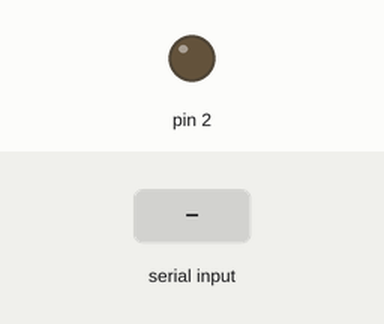
A sketch run on a simulated Arduino Uno, built with avr-gcc and run on an emulated ATmega328P. On the bench: output pins drawn as LEDs (lit = HIGH). The inputs (shaded band) are chosen by the test bench.

Above: at 1.2 s.
1.3 s: "1" received over Serial
At 1.9 s:
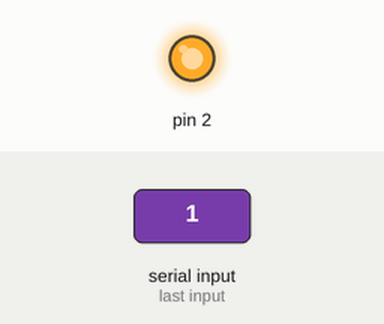
2.8 s: "0" received over Serial
At 4.2 s:
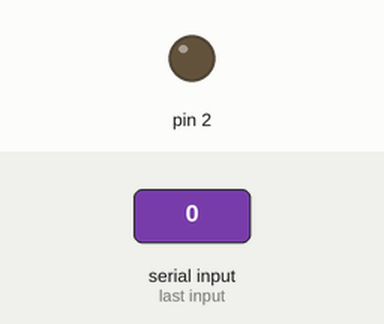
Timing chart, 0 to 5.8 s (numbered marks = the images above; inputs shaded):
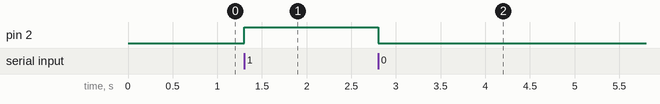

The sketch:

serial.ino
```cpp
void setup() {
  // put your setup code here, to run once:
  pinMode(2,OUTPUT);
  Serial.begin(115200);
}

void loop() {
  if(Serial.available()>0){
    char dato = Serial.read();
    if(dato=='1'){
      digitalWrite(2,HIGH);
    }
    else if(dato=='0'){
      digitalWrite(2,LOW);
    }
  }
delay(100);
}
```

Measured:
- after the input at 1.3 s, pin 2: LOW → HIGH at once
- after the input at 2.8 s, pin 2: HIGH → LOW at once
